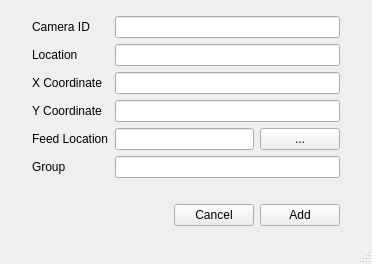
<?xml version="1.0" encoding="UTF-8"?>
<ui version="4.0">
 <class>AddCamera</class>
 <widget class="QMainWindow" name="AddCamera">
  <property name="geometry">
   <rect>
    <x>0</x>
    <y>0</y>
    <width>372</width>
    <height>264</height>
   </rect>
  </property>
  <property name="windowTitle">
   <string>Add Camera</string>
  </property>
  <widget class="QWidget" name="centralwidget">
   <layout class="QVBoxLayout" name="verticalLayout">
    <property name="leftMargin">
     <number>32</number>
    </property>
    <property name="topMargin">
     <number>16</number>
    </property>
    <property name="rightMargin">
     <number>32</number>
    </property>
    <property name="bottomMargin">
     <number>16</number>
    </property>
    <item>
     <layout class="QFormLayout" name="formLayout">
      <item row="0" column="0">
       <widget class="QLabel" name="label">
        <property name="text">
         <string>Camera ID</string>
        </property>
       </widget>
      </item>
      <item row="0" column="1">
       <widget class="QLineEdit" name="id"/>
      </item>
      <item row="1" column="0">
       <widget class="QLabel" name="label_2">
        <property name="text">
         <string>Location</string>
        </property>
       </widget>
      </item>
      <item row="1" column="1">
       <widget class="QLineEdit" name="location"/>
      </item>
      <item row="2" column="0">
       <widget class="QLabel" name="label_3">
        <property name="text">
         <string>X Coordinate</string>
        </property>
       </widget>
      </item>
      <item row="2" column="1">
       <widget class="QLineEdit" name="x_coord"/>
      </item>
      <item row="3" column="0">
       <widget class="QLabel" name="label_4">
        <property name="text">
         <string>Y Coordinate</string>
        </property>
       </widget>
      </item>
      <item row="3" column="1">
       <widget class="QLineEdit" name="y_coord"/>
      </item>
      <item row="4" column="0">
       <widget class="QLabel" name="label_5">
        <property name="text">
         <string>Feed Location</string>
        </property>
       </widget>
      </item>
      <item row="5" column="0">
       <widget class="QLabel" name="label_6">
        <property name="text">
         <string>Group</string>
        </property>
       </widget>
      </item>
      <item row="5" column="1">
       <widget class="QLineEdit" name="group"/>
      </item>
      <item row="4" column="1">
       <layout class="QHBoxLayout" name="horizontalLayout" stretch="2,0">
        <item>
         <widget class="QLineEdit" name="file"/>
        </item>
        <item>
         <widget class="QPushButton" name="file_browse">
          <property name="text">
           <string>...</string>
          </property>
         </widget>
        </item>
       </layout>
      </item>
     </layout>
    </item>
    <item>
     <layout class="QHBoxLayout" name="horizontalLayout_3">
      <item>
       <spacer name="horizontalSpacer">
        <property name="orientation">
         <enum>Qt::Horizontal</enum>
        </property>
        <property name="sizeHint" stdset="0">
         <size>
          <width>40</width>
          <height>20</height>
         </size>
        </property>
       </spacer>
      </item>
      <item>
       <widget class="QPushButton" name="cancel">
        <property name="text">
         <string>Cancel</string>
        </property>
       </widget>
      </item>
      <item>
       <widget class="QPushButton" name="add">
        <property name="text">
         <string>Add</string>
        </property>
       </widget>
      </item>
     </layout>
    </item>
   </layout>
  </widget>
  <widget class="QStatusBar" name="statusbar"/>
 </widget>
 <resources/>
 <connections/>
</ui>
